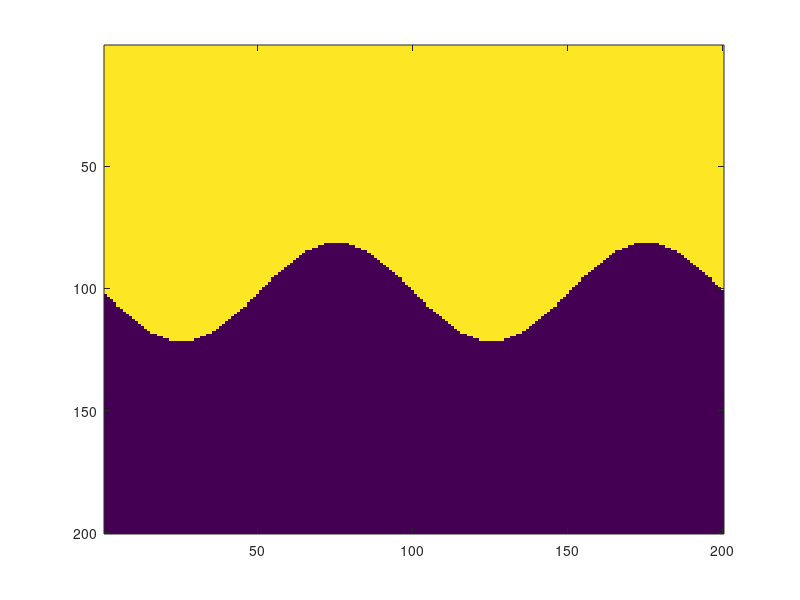

Recreate this plot in MATLAB.
Sx =1; 
Sy =1; 

Nx = 200; 
Ny = 200; 

dx = Sx/Nx; 
dy = Sy/Ny; 

xa = [0:Nx-1]*dx; xa = xa-mean(xa); 
ya = [0:Ny-1]*dy; ya = ya-mean(ya); 

%% Surfaces to show 
%y = 1/2.*xa*1;
y = 0.01/2 + 0.1*sin(4*pi*xa./Sx);
plot(y, 'linewidth', 2.5); 
% FILL HALF SPACE
A = zeros(Nx,Ny); % matrix 

for nx = 1 : Nx
ny = round((y(nx) + Sy/2)/dy);
A(nx,1:ny) = 1;
end

imagesc(A.')
%colormap(jet); 